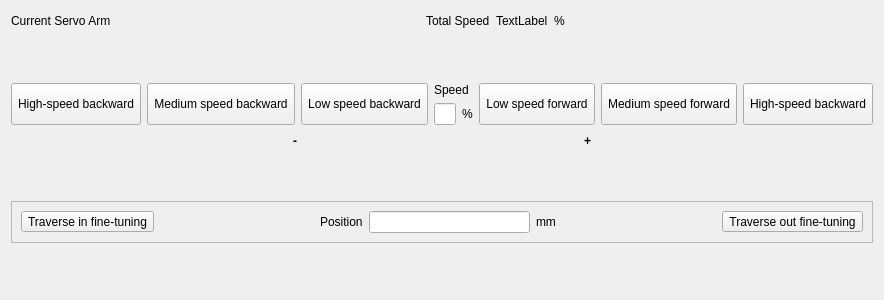
<?xml version="1.0" encoding="UTF-8"?>
<ui version="4.0">
 <class>HCServoArmControlFrame</class>
 <widget class="QFrame" name="HCServoArmControlFrame">
  <property name="geometry">
   <rect>
    <x>0</x>
    <y>0</y>
    <width>640</width>
    <height>300</height>
   </rect>
  </property>
  <property name="maximumSize">
   <size>
    <width>1098</width>
    <height>16777215</height>
   </size>
  </property>
  <property name="windowTitle">
   <string>Frame</string>
  </property>
  <property name="frameShape">
   <enum>QFrame::NoFrame</enum>
  </property>
  <property name="frameShadow">
   <enum>QFrame::Plain</enum>
  </property>
  <layout class="QVBoxLayout" name="verticalLayout">
   <item>
    <spacer name="verticalSpacer_4">
     <property name="orientation">
      <enum>Qt::Vertical</enum>
     </property>
     <property name="sizeHint" stdset="0">
      <size>
       <width>20</width>
       <height>40</height>
      </size>
     </property>
    </spacer>
   </item>
   <item>
    <layout class="QHBoxLayout" name="horizontalLayout_3">
     <item>
      <widget class="QLabel" name="currentServoArmLabel">
       <property name="text">
        <string>Current Servo Arm</string>
       </property>
      </widget>
     </item>
     <item>
      <spacer name="horizontalSpacer_4">
       <property name="orientation">
        <enum>Qt::Horizontal</enum>
       </property>
       <property name="sizeHint" stdset="0">
        <size>
         <width>40</width>
         <height>20</height>
        </size>
       </property>
      </spacer>
     </item>
     <item>
      <widget class="QLabel" name="label_4">
       <property name="text">
        <string>Total Speed</string>
       </property>
      </widget>
     </item>
     <item>
      <widget class="QLabel" name="totalRateLabel">
       <property name="text">
        <string>TextLabel</string>
       </property>
      </widget>
     </item>
     <item>
      <widget class="QLabel" name="label_6">
       <property name="text">
        <string>%</string>
       </property>
      </widget>
     </item>
     <item>
      <spacer name="horizontalSpacer_3">
       <property name="orientation">
        <enum>Qt::Horizontal</enum>
       </property>
       <property name="sizeHint" stdset="0">
        <size>
         <width>40</width>
         <height>20</height>
        </size>
       </property>
      </spacer>
     </item>
    </layout>
   </item>
   <item>
    <spacer name="verticalSpacer">
     <property name="orientation">
      <enum>Qt::Vertical</enum>
     </property>
     <property name="sizeHint" stdset="0">
      <size>
       <width>20</width>
       <height>107</height>
      </size>
     </property>
    </spacer>
   </item>
   <item>
    <layout class="QHBoxLayout" name="horizontalLayout_2">
     <item>
      <widget class="QToolButton" name="minusHighSpeedButton">
       <property name="sizePolicy">
        <sizepolicy hsizetype="Preferred" vsizetype="Preferred">
         <horstretch>0</horstretch>
         <verstretch>0</verstretch>
        </sizepolicy>
       </property>
       <property name="text">
        <string>High-speed backward</string>
       </property>
       <property name="icon">
        <iconset resource="../resource.qrc">
         <normaloff>:/resource/High-speedbackward.png</normaloff>:/resource/High-speedbackward.png</iconset>
       </property>
       <property name="iconSize">
        <size>
         <width>75</width>
         <height>50</height>
        </size>
       </property>
       <property name="autoRepeat">
        <bool>false</bool>
       </property>
      </widget>
     </item>
     <item>
      <widget class="QToolButton" name="minusFastButton">
       <property name="sizePolicy">
        <sizepolicy hsizetype="Preferred" vsizetype="Preferred">
         <horstretch>0</horstretch>
         <verstretch>0</verstretch>
        </sizepolicy>
       </property>
       <property name="text">
        <string>Medium speed backward</string>
       </property>
       <property name="icon">
        <iconset resource="../resource.qrc">
         <normaloff>:/resource/Medium-speedbackward.png</normaloff>:/resource/Medium-speedbackward.png</iconset>
       </property>
       <property name="iconSize">
        <size>
         <width>75</width>
         <height>50</height>
        </size>
       </property>
       <property name="autoRepeat">
        <bool>false</bool>
       </property>
      </widget>
     </item>
     <item>
      <widget class="QToolButton" name="minusNormalButton">
       <property name="sizePolicy">
        <sizepolicy hsizetype="Preferred" vsizetype="Preferred">
         <horstretch>0</horstretch>
         <verstretch>0</verstretch>
        </sizepolicy>
       </property>
       <property name="text">
        <string>Low speed backward</string>
       </property>
       <property name="icon">
        <iconset resource="../resource.qrc">
         <normaloff>:/resource/Low-speedbackward.png</normaloff>:/resource/Low-speedbackward.png</iconset>
       </property>
       <property name="iconSize">
        <size>
         <width>75</width>
         <height>50</height>
        </size>
       </property>
       <property name="autoRepeat">
        <bool>false</bool>
       </property>
      </widget>
     </item>
     <item>
      <layout class="QGridLayout" name="gridLayout">
       <item row="0" column="0" colspan="2">
        <widget class="QLabel" name="label_5">
         <property name="text">
          <string>Speed</string>
         </property>
        </widget>
       </item>
       <item row="1" column="0">
        <widget class="QLineEdit" name="lineEdit"/>
       </item>
       <item row="1" column="1">
        <widget class="QLabel" name="label_3">
         <property name="text">
          <string>%</string>
         </property>
        </widget>
       </item>
      </layout>
     </item>
     <item>
      <widget class="QToolButton" name="plusNormalButton">
       <property name="sizePolicy">
        <sizepolicy hsizetype="Preferred" vsizetype="Preferred">
         <horstretch>0</horstretch>
         <verstretch>0</verstretch>
        </sizepolicy>
       </property>
       <property name="text">
        <string>Low speed forward</string>
       </property>
       <property name="icon">
        <iconset resource="../resource.qrc">
         <normaloff>:/resource/Low-speedforward.png</normaloff>:/resource/Low-speedforward.png</iconset>
       </property>
       <property name="iconSize">
        <size>
         <width>75</width>
         <height>50</height>
        </size>
       </property>
       <property name="autoRepeat">
        <bool>false</bool>
       </property>
      </widget>
     </item>
     <item>
      <widget class="QToolButton" name="plusFastButton">
       <property name="sizePolicy">
        <sizepolicy hsizetype="Preferred" vsizetype="Preferred">
         <horstretch>0</horstretch>
         <verstretch>0</verstretch>
        </sizepolicy>
       </property>
       <property name="text">
        <string>Medium speed forward</string>
       </property>
       <property name="icon">
        <iconset resource="../resource.qrc">
         <normaloff>:/resource/Medium-speedforward.png</normaloff>:/resource/Medium-speedforward.png</iconset>
       </property>
       <property name="iconSize">
        <size>
         <width>75</width>
         <height>50</height>
        </size>
       </property>
       <property name="autoRepeat">
        <bool>false</bool>
       </property>
      </widget>
     </item>
     <item>
      <widget class="QToolButton" name="plusHighSpeedButton">
       <property name="sizePolicy">
        <sizepolicy hsizetype="Preferred" vsizetype="Preferred">
         <horstretch>0</horstretch>
         <verstretch>0</verstretch>
        </sizepolicy>
       </property>
       <property name="text">
        <string>High-speed backward</string>
       </property>
       <property name="icon">
        <iconset resource="../resource.qrc">
         <normaloff>:/resource/High-speedforward.png</normaloff>:/resource/High-speedforward.png</iconset>
       </property>
       <property name="iconSize">
        <size>
         <width>75</width>
         <height>50</height>
        </size>
       </property>
       <property name="autoRepeat">
        <bool>false</bool>
       </property>
      </widget>
     </item>
    </layout>
   </item>
   <item>
    <layout class="QHBoxLayout" name="horizontalLayout_4">
     <item>
      <spacer name="horizontalSpacer_5">
       <property name="orientation">
        <enum>Qt::Horizontal</enum>
       </property>
       <property name="sizeHint" stdset="0">
        <size>
         <width>40</width>
         <height>20</height>
        </size>
       </property>
      </spacer>
     </item>
     <item>
      <widget class="QLabel" name="label">
       <property name="font">
        <font>
         <weight>75</weight>
         <bold>true</bold>
        </font>
       </property>
       <property name="text">
        <string>-</string>
       </property>
      </widget>
     </item>
     <item>
      <spacer name="horizontalSpacer_7">
       <property name="orientation">
        <enum>Qt::Horizontal</enum>
       </property>
       <property name="sizeHint" stdset="0">
        <size>
         <width>40</width>
         <height>20</height>
        </size>
       </property>
      </spacer>
     </item>
     <item>
      <widget class="QLabel" name="label_2">
       <property name="font">
        <font>
         <weight>75</weight>
         <bold>true</bold>
        </font>
       </property>
       <property name="text">
        <string>+</string>
       </property>
      </widget>
     </item>
     <item>
      <spacer name="horizontalSpacer_6">
       <property name="orientation">
        <enum>Qt::Horizontal</enum>
       </property>
       <property name="sizeHint" stdset="0">
        <size>
         <width>40</width>
         <height>20</height>
        </size>
       </property>
      </spacer>
     </item>
    </layout>
   </item>
   <item>
    <spacer name="verticalSpacer_2">
     <property name="orientation">
      <enum>Qt::Vertical</enum>
     </property>
     <property name="sizeHint" stdset="0">
      <size>
       <width>20</width>
       <height>106</height>
      </size>
     </property>
    </spacer>
   </item>
   <item>
    <widget class="QFrame" name="frame">
     <property name="frameShape">
      <enum>QFrame::StyledPanel</enum>
     </property>
     <property name="frameShadow">
      <enum>QFrame::Raised</enum>
     </property>
     <layout class="QHBoxLayout" name="horizontalLayout">
      <item>
       <widget class="QToolButton" name="ToolButton">
        <property name="text">
         <string>Traverse in fine-tuning</string>
        </property>
        <property name="icon">
         <iconset resource="../resource.qrc">
          <normaloff>:/resource/Traverse-out-fine-tuning.png</normaloff>:/resource/Traverse-out-fine-tuning.png</iconset>
        </property>
        <property name="iconSize">
         <size>
          <width>75</width>
          <height>50</height>
         </size>
        </property>
       </widget>
      </item>
      <item>
       <spacer name="horizontalSpacer">
        <property name="orientation">
         <enum>Qt::Horizontal</enum>
        </property>
        <property name="sizeHint" stdset="0">
         <size>
          <width>40</width>
          <height>20</height>
         </size>
        </property>
       </spacer>
      </item>
      <item>
       <widget class="QLabel" name="label_8">
        <property name="text">
         <string>Position</string>
        </property>
       </widget>
      </item>
      <item>
       <widget class="QLineEdit" name="lineEdit_2"/>
      </item>
      <item>
       <widget class="QLabel" name="label_7">
        <property name="text">
         <string>mm</string>
        </property>
       </widget>
      </item>
      <item>
       <spacer name="horizontalSpacer_2">
        <property name="orientation">
         <enum>Qt::Horizontal</enum>
        </property>
        <property name="sizeHint" stdset="0">
         <size>
          <width>40</width>
          <height>20</height>
         </size>
        </property>
       </spacer>
      </item>
      <item>
       <widget class="QToolButton" name="toolButton_7">
        <property name="text">
         <string>Traverse out fine-tuning</string>
        </property>
        <property name="icon">
         <iconset resource="../resource.qrc">
          <normaloff>:/resource/Traverse-in-fine-tuning.png</normaloff>:/resource/Traverse-in-fine-tuning.png</iconset>
        </property>
        <property name="iconSize">
         <size>
          <width>75</width>
          <height>50</height>
         </size>
        </property>
       </widget>
      </item>
     </layout>
    </widget>
   </item>
   <item>
    <spacer name="verticalSpacer_3">
     <property name="orientation">
      <enum>Qt::Vertical</enum>
     </property>
     <property name="sizeHint" stdset="0">
      <size>
       <width>20</width>
       <height>107</height>
      </size>
     </property>
    </spacer>
   </item>
  </layout>
 </widget>
 <resources>
  <include location="../resource.qrc"/>
 </resources>
 <connections/>
</ui>
